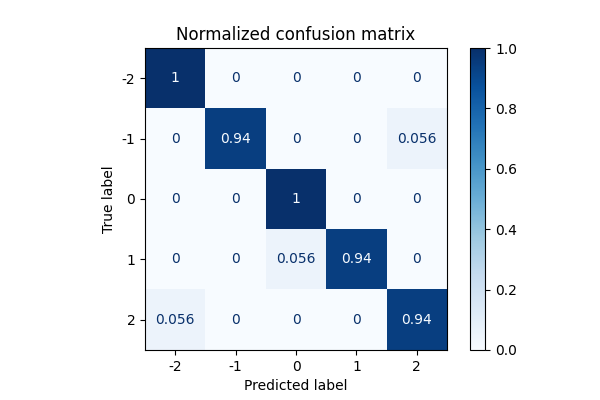
#> input picture Classification/conf_matrix_norm1.png, 600 x 400 px
$ python -i image_extract.py   (imports and definitions only)   (older library calls are emulated)
#> lines starting #> are read from the running program, lines starting #| are printed output that depends on the picture; after the words box and inside, x2 and y2 are one past the last pixel; in counts of white or black regions, pixels touching at a corner belong together
#> further down, picture is the input picture: shape (400, 600, 3); mean B, G, R 239, 232, 226.1
import numpy as np
import cv2
import os


read_path 	   = '/home/abishek/FYP/Final-Year-Project/Dataset/lblight'
bin_write_path = os.path.join(read_path,'Binary Image')
ext_write_path = os.path.join(read_path,'Extracted Image')

# [47 lines left out: function image_extractor, not called in this run]


def normal_extract(img):
	height,width,channel = img.shape
#> height = 400; width = 600; channel = 3
	img_hsv = cv2.cvtColor(img,cv2.COLOR_BGR2HSV)
#> img_hsv: shape (400, 600, 3); mean H, S, V 41.7, 23.2, 239
	h,s,v = cv2.split(img_hsv)
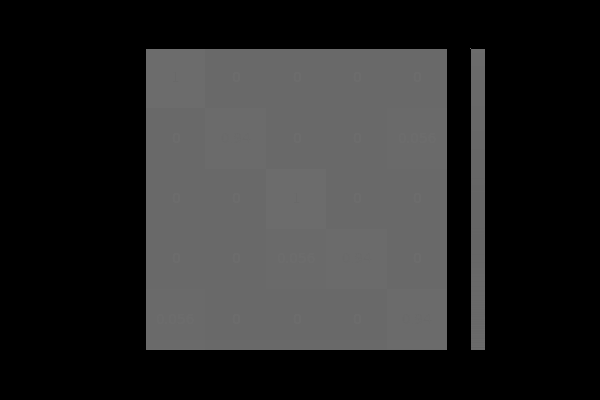
#> h: shape (400, 600); min 0, max 108, mean 41.7
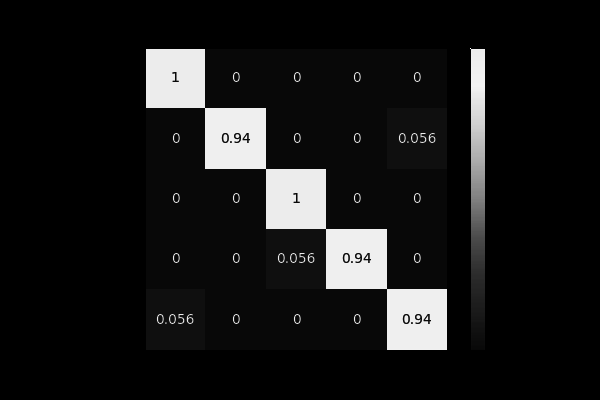
#> s: shape (400, 600); min 0, max 255, mean 23.2
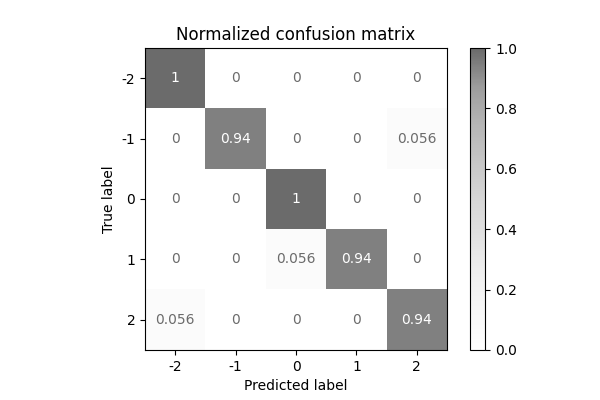
#> v: shape (400, 600); min 0, max 255, mean 239
	ret,thresh = cv2.threshold(s,20,255,cv2.THRESH_BINARY)
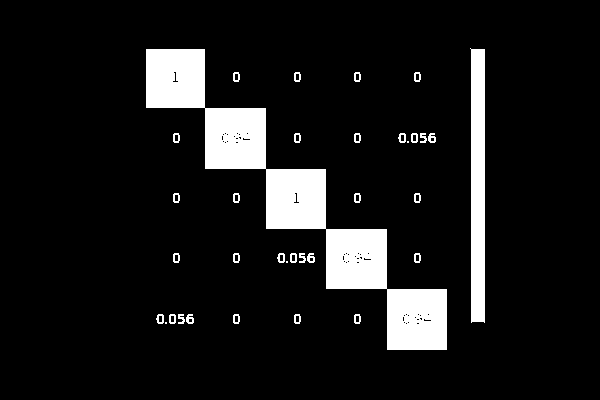
#> thresh: shape (400, 600); 9.7% white; 34 white regions (3 under 20 px), largest, box (x1, y1, x2, y2) and area: (146, 49, 447, 350) 18005, (470, 48, 485, 323) 3825, (428, 133, 436, 143) 55
	kernel = np.ones((7,7),np.uint8)
	opening = cv2.morphologyEx(thresh,cv2.MORPH_OPEN,kernel)
#> opening: shape (400, 600); 9% white; 2 white regions, box (x1, y1, x2, y2) and area: (146, 49, 447, 350) 17753, (471, 49, 485, 322) 3822
	closing = cv2.morphologyEx(opening,cv2.MORPH_CLOSE,kernel)
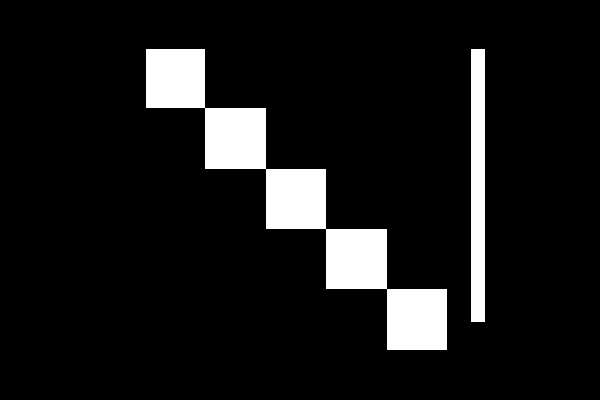
#> closing: shape (400, 600); 9.1% white; 2 white regions
	#cv2.imshow('closing',closing)
	_,contours,hierarchy = cv2.findContours(closing,cv2.RETR_EXTERNAL,cv2.CHAIN_APPROX_NONE)
#> contours = 2 contours; box (x1, y1, x2, y2) and area: (146, 49, 447, 350) 17525, (471, 49, 485, 322) 3536
	ab = 0
	if len(contours) >1 :
		for index in range(len(contours)):
			maxarea = cv2.contourArea(contours[0])
			if cv2.contourArea(contours[index]) > maxarea:
				maxarea = cv2.contourArea(contours[index])
				ab = index
#> this loop made 2 passes
#> ab on pass 2: 1
#> after the loop, ab = 1

	black = np.zeros((height,width),np.uint8)
	cv2.drawContours(black,contours,ab,(255,255,255),-1)
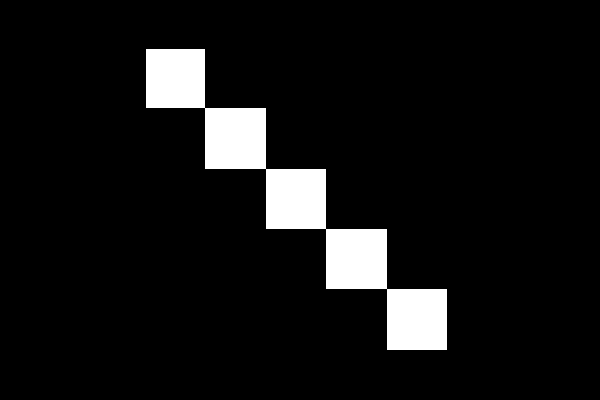
#> black: shape (400, 600); 7.6% white; 1 white region, box (x1, y1, x2, y2) and area: (146, 49, 447, 350) 18122
	blur = cv2.GaussianBlur(black,(7,7),0)
	#cv2.imshow('blur',blur)
	ret, thresh2 = cv2.threshold(blur,127,255,0)
#> thresh2: shape (400, 600); 7.5% white; 1 white region, box (x1, y1, x2, y2) and area: (146, 49, 447, 350) 18110


	#cv2.imshow('thresh2',thresh2)
	#cv2.imshow('binary_image',black)
	extract = cv2.bitwise_and(img,img, mask= thresh2)
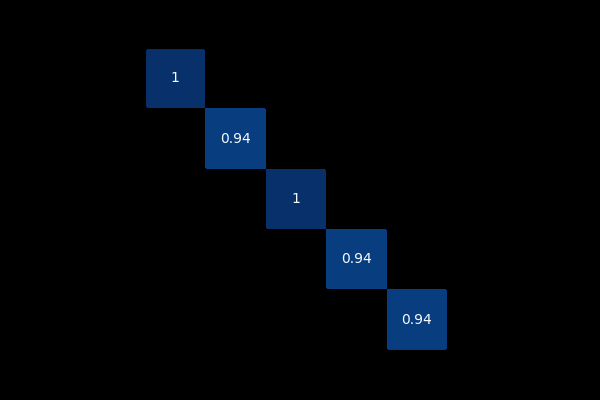
#> extract: shape (400, 600, 3); mean B, G, R 9.2, 4.5, 0.9
	#cv2.imshow('extracted_image',extract)
	return thresh2,extract


i=0
# [1 line that did not run here, left out]
# [24 lines not run here, left out]
		# [7 lines of commented-out code are left out]

>>> import cv2
>>> picture = cv2.imread('../Classification/conf_matrix_norm1.png')
>>> result = normal_extract(picture)
